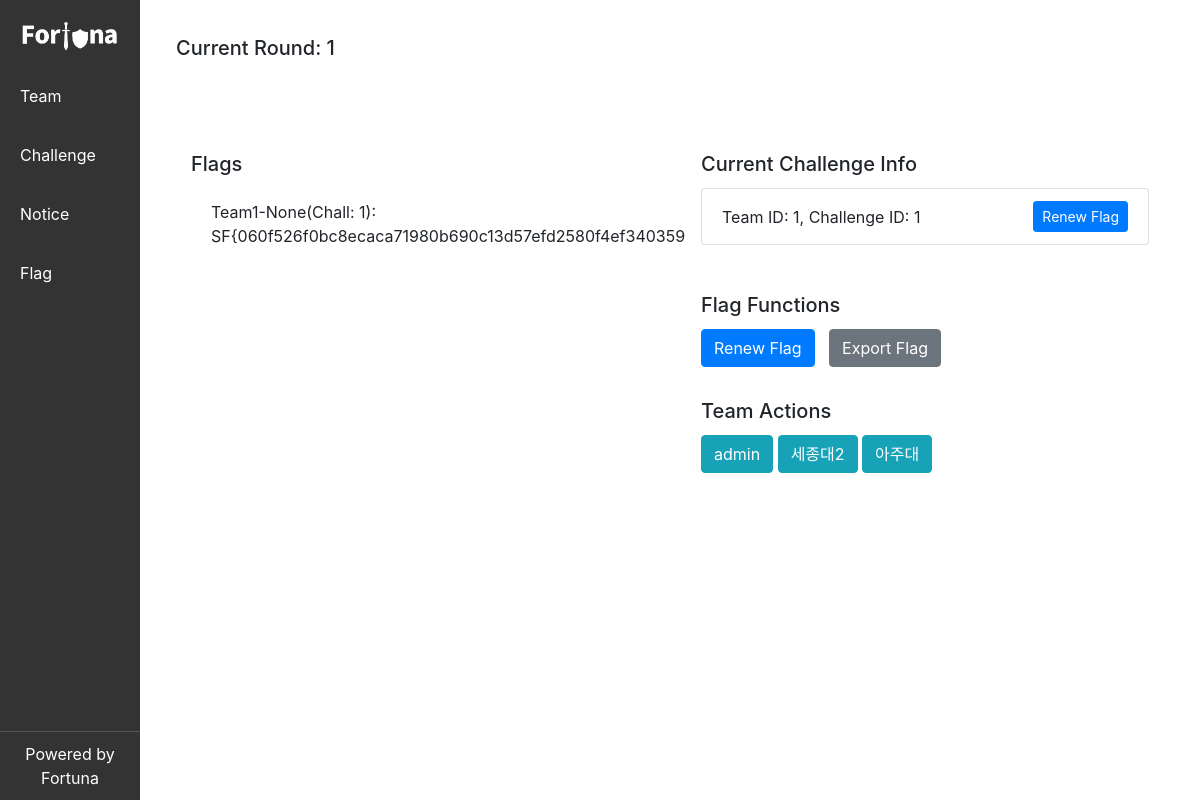
Page /manage/flag/ on the earlier database version.
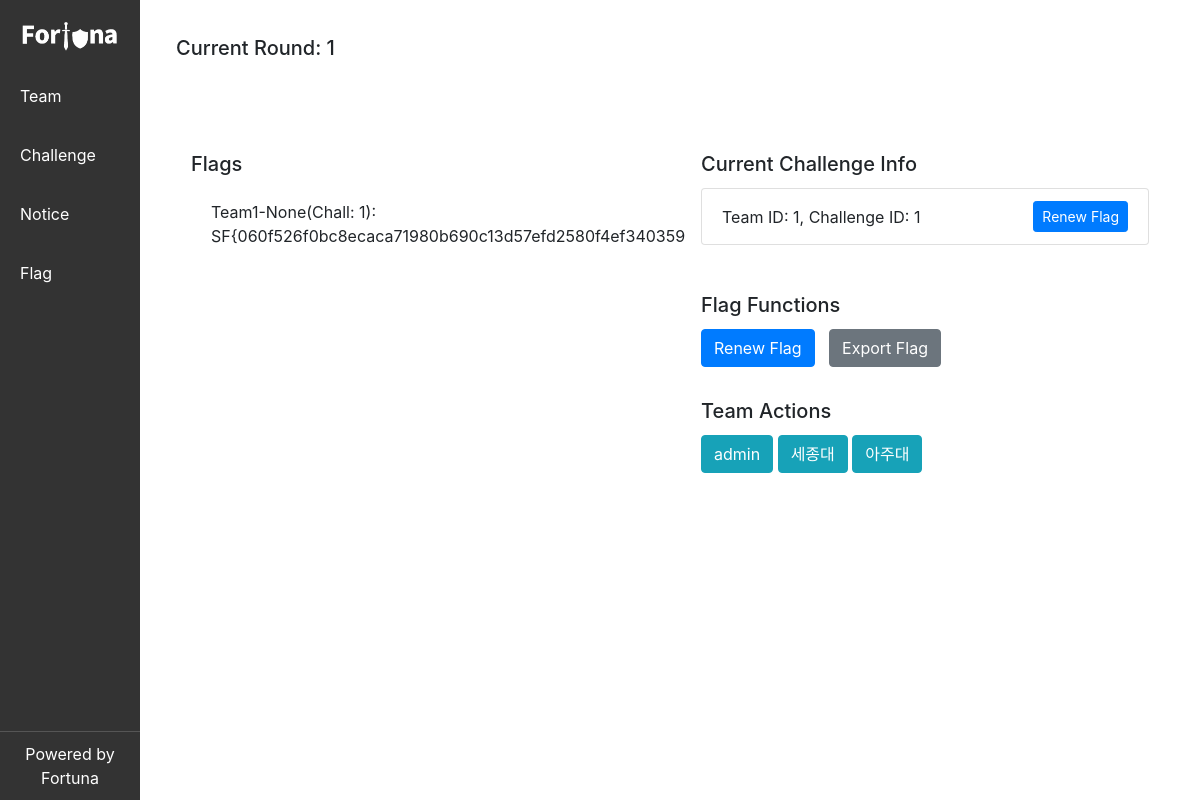
Same page on the later database version.
### account/models.py (models this page shows, shortened)
class Team(AbstractBaseUser, PermissionsMixin):
    created_at = models.DateTimeField(auto_now_add=True)
    name = models.CharField(max_length=255, unique=True)
    logo = models.CharField(max_length=255, null=True, blank=True)
    score = models.FloatField(null=True, blank=True)
    secret_key = models.CharField(max_length=255, null=True, blank=True)
    team_id = models.PositiveIntegerField(null=True, blank=True)
    token = models.CharField(max_length=255, null=True, blank=True)
    is_staff = models.BooleanField(default=False)
    objects = CustomUserManager()
    USERNAME_FIELD = 'name'
    REQUIRED_FIELDS = []

### flag/views.py (the view)
# urls.py: path('flag/', flag.flag_view, name='flag'),
def flag_view(request):
    auth_info = AuthInfo.objects.all()  # 모든 AuthInfo 인스턴스를 가져옵니다.
    round = get_round_info()  # 현재 라운드 정보를 가져옵니다.
    round = 1  # 현재 라운드 임시 설정
    round_info = AuthInfo.objects.filter(round=round)  # 현재 라운드의 AuthInfo 인스턴스를 가져옵니다.
    action_tries = ActionTry.objects.filter(round=round)
    teams = Team.objects.all()  # 모든 Team 인스턴스를 가져옵니다.
    round_info_with_gamebox = []
    for info in round_info:
        try:
            gamebox = GameBox.objects.get(challenge_id=info.challenge_id, team_id=info.team_id)
            info.gamebox = gamebox
        except GameBox.DoesNotExist:
            info.gamebox = None
        round_info_with_gamebox.append(info)
    return render(request, 'flag/flag.html', {
        'auth_info': auth_info,
        'round_info': round_info_with_gamebox,
        'round': round,
        'action_tries': action_tries,
        'teams': teams,
    })

### flag/views.py (called while the page is built)
def get_round_info():
    pass

### templates/flag/flag.html (shortened to what this page needs)
{% extends 'manage/base.html' %}
{% block content %}
<div class="right-content">
    <div class="rounded-card bg-white p-3 mb-3">
        <h5 class="card-title">Current Round: {{ round }}</h5>
    </div>
    <div class="container-fluid mt-5">
        <div class="row">
            <div class="col-md-6" id="leftColumn">
                <div class="rounded-card bg-white p-3 mb-3">
                    <h5 class="card-title">Flags</h5>
                    <ul class="list-group list-group-flush scrollable-list">
                        {% for info in round_info %}
                        <li class="list-group-item">
                            Team{{info.team_id}}-{{ info.challenge_name }}(Chall: {{ info.challenge_id }}):
                            {{info.flag}}
                        </li>
                        {% endfor %}
                    </ul>
                </div>
            </div>
            <div class="col-md-6">
                <div class="rounded-card bg-white p-3 mb-3">
                    <h5 class="card-title">Current Challenge Info</h5>
                    <ul class="list-group">
                        {% for info in round_info %}
                        <li class="list-group-item d-flex justify-content-between align-items-center">
                            Team ID: {{ info.team_id }}, Challenge ID: {{ info.challenge_id }}
                            <form action="{% url 'create_one_flag' info.team_id info.challenge_id %}" method="post"
                                style="display: inline-block;">
                                <button type="submit" class="btn btn-primary btn-sm">Renew Flag</button>
                            </form>
                        </li>
                        {% endfor %}
                    </ul>
                </div>
                <div class="rounded-card bg-white p-3">
                    <h5 class="card-title">Flag Functions</h5>
                    <form action="{% url 'create_flag' %}" method="post" style="display: inline;">
                        <button type="submit" class="btn btn-primary">Renew Flag</button>
                    </form>
                    <a href="{% url 'export_authinfo' %}" class="btn btn-secondary" style="margin-left: 10px;">Export
                        Flag</a>
                </div>
                <div>
                    <div class="rounded-card bg-white p-3 mb-3">
                        <h5 class="card-title">Team Actions</h5>
                        {% for team in teams %}
                        <button type="button" class="btn btn-info" onclick="openModalForTeam('{{ team.name }}')">{{ team.name }}</button>
                        {% endfor %}
                    </div>
                </div>
            </div>
        </div>
    </div>
</div>
<link href="https://stackpath.bootstrapcdn.com/bootstrap/4.5.2/css/bootstrap.min.css" rel="stylesheet">
{% endblock content %}

Differences in the rows shown:
changed Team: name "세종대2" → "세종대"
